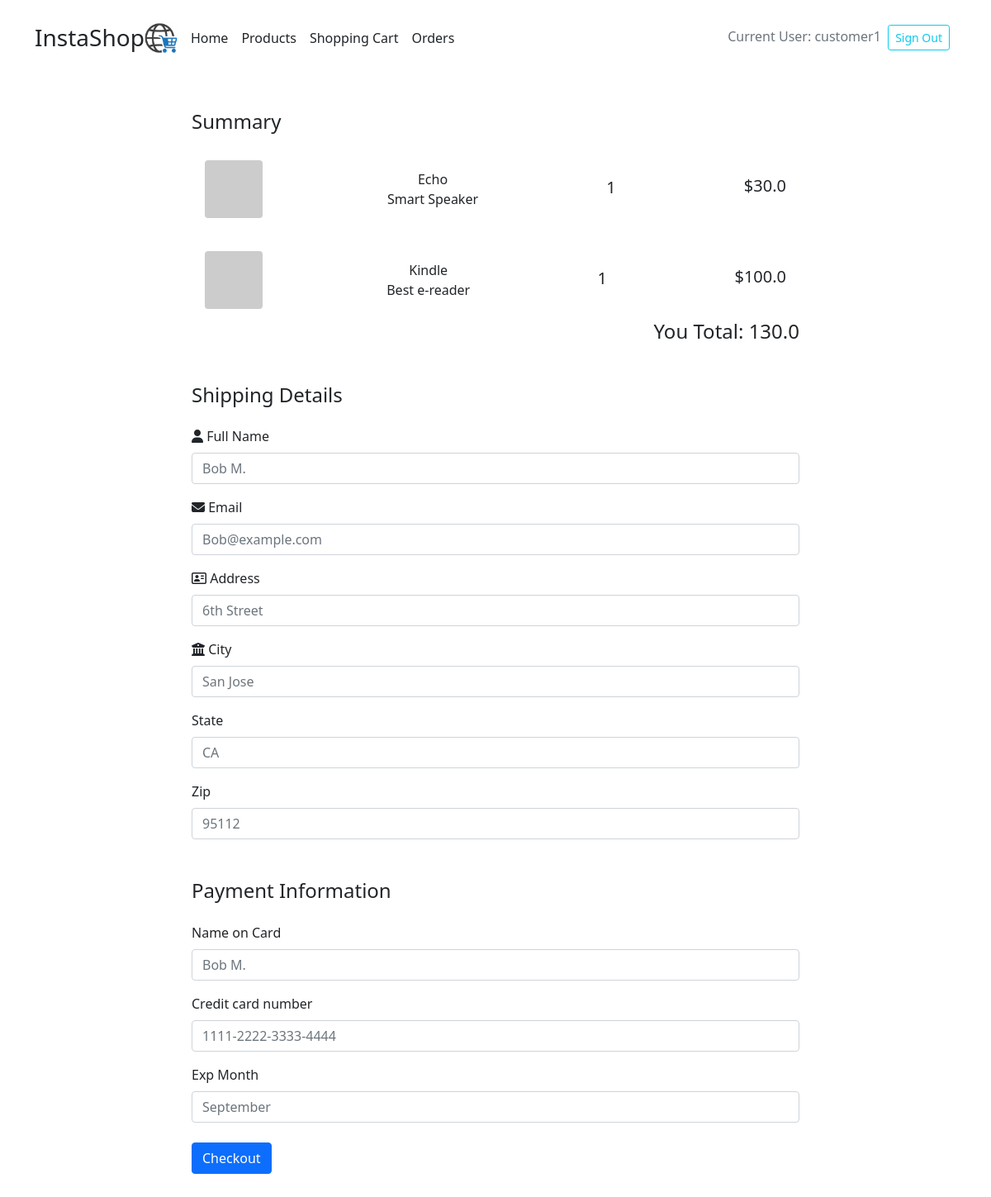
The page /ecommerce/checkout/1 on the database its author committed.
### ecommerce/models.py (models this page shows, shortened)
class User(models.Model):
    username = models.CharField(max_length=20)
    password = models.CharField(max_length=26)

class CartItem(models.Model):
    user = models.ForeignKey(User, on_delete=models.CASCADE)
    product = models.ForeignKey(Product, on_delete=models.CASCADE, null=True)
    count = models.IntegerField()
    total = models.FloatField(null=True)

class Product(models.Model):
    name = models.CharField(max_length=50)
    description = models.CharField(max_length=500)
    price = models.FloatField(null=True)
    stock = models.IntegerField(null=True)

### ecommerce/views.py (the view, shortened to what this page needs)
# urls.py: path('checkout/<int:user_id>', views.checkout, name='checkout'),
def checkout(request, user_id):
    user = User.objects.get(pk=user_id)
    item_list = CartItem.objects.filter(user=user_id)
    item_sum = item_list.aggregate(Sum('total'))['total__sum']
    context = {
        'item_list': item_list,
        'item_sum': item_sum,
        'product': product,
        'user': user
    }
    return render(request, 'ecommerce/checkout.html', context)

### ecommerce/templates/ecommerce/checkout.html (shortened to what this page needs)
<!DOCTYPE html>
<html lang="en">
{% include "ecommerce/header.html" %}
<body>
<div class="container mt-5 mb-5">
    <div class="d-flex justify-content-center row">
        <div class="col-md-8">
            <h4>Summary</h4>
            {% if item_list %}
                {% for item in item_list %}
                    <div class="d-flex flex-row justify-content-between align-items-center p-2 bg-white mt-4 px-3 rounded">
                        <div class="mr-1"><img class="rounded" src="https://picsum.photos/seed/picsum/300/300"
                                               width="70"></div>
                        <div class="d-flex flex-column align-items-center product-details"><span
                                class="font-weight-bold">{{ item.product.name }}</span>
                            <div class="d-flex flex-row product-desc">
                                <div class="color"><span
                                        class="font-weight-bold">{{ item.product.description }}</span>
                                </div>
                            </div>
                        </div>
                        <div class="d-flex flex-row align-items-center qty">
                            &nbsp;<h5 class=" text-grey mt-1 mr-1 ml-1">{{ item.count }}</h5>&nbsp;
                        </div>
                        <div>
                            <h5 class=" text-grey">${{ item.total }}</h5>
                        </div>
                    </div>
                {% endfor %}
                <h4 style="float: right; margin-top:5px">You Total: {{ item_sum }}</h4>
            {% else %}
                <p>No items are added.</p>
            {% endif %}
        </div>
        <form class="col-md-8" method="post">
            <h4 style="margin-top:40px">Shipping Details</h4>
            <label class="form-label mt-3" for="fname"><i class="fa fa-user"></i> Full Name</label>
            <input class="form-control" type="text" id="fname" name="firstname" placeholder="Bob M." required>
            <label class="form-label mt-3" for="email"><i class="fa fa-envelope"></i> Email</label>
            <input class="form-control" type="text" id="email" name="email" placeholder="Bob@example.com" required>
            <label class="form-label mt-3" for="adr"><i class="fa fa-address-card-o"></i> Address</label>
            <input class="form-control" type="text" id="adr" name="address" placeholder="6th Street" required>
            <label class="form-label mt-3" for="city"><i class="fa fa-institution"></i> City</label>
            <input class="form-control" type="text" id="city" name="city" placeholder="San Jose" required>
            <label class="form-label mt-3" for="state">State</label>
            <input class="form-control" type="text" id="state" name="state" placeholder="CA" required>
            <label class="form-label mt-3" for="zip">Zip</label>
            <input class="form-control" type="text" id="zip" name="zip" placeholder="95112" required>
            <h4 class="mt-5">Payment Information</h4>
            <label class="form-label mt-3" for="cname">Name on Card</label>
            <input class="form-control" type="text" id="cname" name="cardname" placeholder="Bob M." required>
            <label class="form-label mt-3" for="ccnum">Credit card number</label>
            <input class="form-control" type="text" id="ccnum" name="cardnumber" placeholder="1111-2222-3333-4444" required>
            <label class="form-label mt-3" for="expmonth">Exp Month</label>
            <input class="form-control" type="text" id="expmonth" name="expmonth" placeholder="September" required>
            <button class="btn btn-primary mt-4" type="submit">Checkout</button>
        </form>
    </div>
</div>
</body>
</html>

### ecommerce/templates/ecommerce/header.html (shortened to what this page needs)
<!DOCTYPE html>
<html lang="en">
<link href="https://cdn.jsdelivr.net/npm/bootstrap@5.1.1/dist/css/bootstrap.min.css" rel="stylesheet"
>
<header class="p-3 mb-3" style="margin-top: 6px">
    <div class="container">
        <div class="font-weight-bold d-flex flex-wrap align-items-center justify-content-center justify-content-lg-start">
            <h3 class="d-flex align-items-center mb-2 mb-lg-0 text-dark text-decoration-none" style="margin-right: 8px">
                InstaShop <img src="/static/ecommerce/images/header_logo.png" width="40" height="40">
            </h3>
            <ul class="nav col-12 col-lg-auto me-lg-auto mb-2 justify-content-center mb-md-0">
                <li><a href="{% url 'index' %}" class="nav-link px-2 link-dark">Home</a></li>
                <li><a href="{% url 'products' %}" class="nav-link px-2 link-dark">Products</a></li>
                {% if user != null and user.id != null %}
                    <li><a href="{% url 'cart' %}" class="nav-link px-2 link-dark">Shopping Cart</a></li>
                    <li><a href="{% url 'orders' %}" class="nav-link px-2 link-dark">Orders</a></li>
                {% endif %}
            </ul>
            <div class="text-end">
                {% if user.id == null %}
                    <a href="{% url 'login' %}">
                        <button class="w-100 btn btn-lg btn-primary" type="submit">Sign in</button>
                    </a>
                {% else %}
                    <a href="#" class="nav-link px-2 link-secondary">Current User: {{ user.username }}&nbsp;&nbsp;<button
                            class="btn-sm btn btn-outline-info sign-out" type="submit">Sign Out
                    </button>
                    </a>
                {% endif %}
            </div>
        </div>
    </div>
</header>

### rows shown on the page
User: username "customer1"
CartItem: product.name "Echo", product.description "Smart Speaker", count "1", total "30.0"
CartItem: product.name "Kindle", product.description "Best e-reader", count "1", total "100.0"

### other values the page prints
{{ item_sum }} "130.0"
